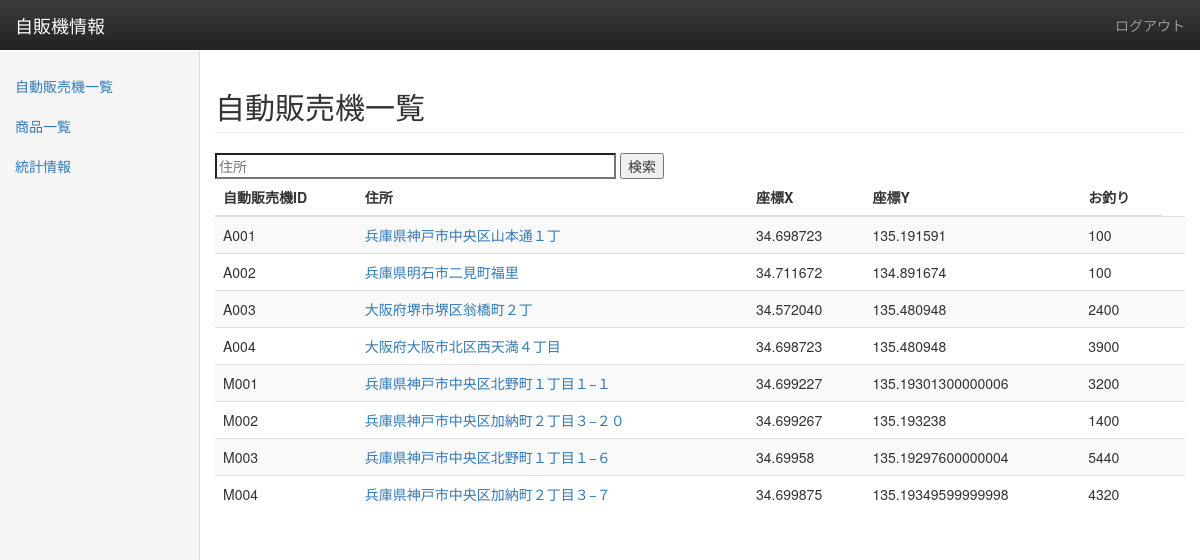
The app's page /jihanki/ (signed in) with its own data.
### jihanki/models.py (models this page shows, shortened)
class Jihanki(models.Model):
    jihanki_id = models.CharField('自動販売機ID', max_length=255, primary_key=True)
    address = models.CharField('住所', max_length=255)
    coordinate_X = models.CharField('座標X', max_length=255)
    coordinate_Y = models.CharField('座標Y', max_length=255)
    change = models.IntegerField('お釣り', default=0)

### jihanki/views.py (the view)
@login_required
def jihanki_index(request):
    jihankis = Jihanki.objects.all()
    loading = Loading.objects.all()
    q_name = request.GET.get('jihanki_name')
    if q_name is not None:
        jihankis = Jihanki.objects.filter(address__contains=q_name)
    ntime = 0
    for j in jihankis:
        jid = j.jihanki_id
        if loading.filter(jihanki=jid).last() is not None:
            lastlo = loading.filter(jihanki=jid).last()
            j.change = lastlo.earnings
            ntime = lastlo.created_time
            j.save()
    for j in jihankis:
        if Earnings.objects.filter(jihanki=j.jihanki_id).last() is not None:
            ea = Earnings.objects.filter(jihanki=j.jihanki_id).last()
            if ea.created_time > ntime:
                j.change = ea.earnings
                j.save()
    context = {'jihankis': jihankis, 'jid': jid}
    return TemplateResponse(request, 'jihanki/jihanki_index.html', context=context)

### jihanki/templates/jihanki/jihanki_index.html
{% extends 'base.html' %}
{% block contents %}
    <div class="col-sm-9 col-sm-offset-3 col-md-10 col-md-offset-2 main">
        <h2 class="page-header">自動販売機一覧</h2>
        <form method="GET" action="" name="filter">
            <input type="search" id="filter_name" name="jihanki_name" size="50" placeholder="住所">
            <button id="filter">検索</button>
        </form>
        <div class="table-responsive">
            <table class="table table-striped">
                <thead>
                <tr>
                    <th>自動販売機ID</th>
                    <th>住所</th>
                    <th>座標X</th>
                    <th>座標Y</th>
                    <th>お釣り</th>
                </tr>
                </thead>
                <tbody>
                {% for jihanki in jihankis %}
                    <tr>
                        <td>{{ jihanki.jihanki_id }}</td>
                        <td><a href="{% url 'jihankiproduct_index' jihanki.jihanki_id %}">{{ jihanki.address }}</a></td>
                        <td>{{ jihanki.coordinate_X }}</td>
                        <td>{{ jihanki.coordinate_Y }}</td>
                        <td>{{ jihanki.change }}</td>
                        <td>
                        </td>
                    </tr>
                {% endfor %}
                </tbody>
            </table>
        </div>
    </div>
{% endblock %}

### jihanki/templates/base.html (shortened to what this page needs)
<!DOCTYPE html>
<html lang="ja">
<head>
    <link rel="stylesheet" href="https://maxcdn.bootstrapcdn.com/bootstrap/3.3.7/css/bootstrap.min.css">
    <link rel="stylesheet" href="https://maxcdn.bootstrapcdn.com/bootstrap/3.3.7/css/bootstrap-theme.min.css">
</head>
<body>
    <nav class="navbar navbar-inverse navbar-fixed-top">
        <div class="container-fluid">
            <div class="navbar-header">
                <a class="navbar-brand" href="">自販機情報</a>
            </div>
            {% if user.is_authenticated %}
              <div id="navbar" class="navbar-collapse collapse">
              <ul class="nav navbar-nav navbar-right">
                <li><a href="{% url 'logout' %}">ログアウト</a></li>
              </ul>
            </div>
            {% endif %}
        </div>
    </nav>
    <div class="container-fluid">
        <div class="row">
            <div class="col-sm-3 col-md-2 sidebar">
                {% if user.is_authenticated %}
                <ul class="nav nav-sidebar">
                    <li><a href="{% url 'jihanki_index' %}">自動販売機一覧</a></li>
                    <li><a href="{% url 'product_index' %}">商品一覧</a></li>
                    <li><a href="{% url 'toukei_index' %}">統計情報</a></li>
                </ul>
                {% endif %}
            </div>
            {% block contents %}{% endblock %}
        </div>
    </div>
</body>
</html>

### jihanki/templates/base.html (style rules this page uses)
body { padding-top: 50px; }
.navbar-fixed-top { border: 0; }
.sidebar { position: fixed; display: block; top: 51px; bottom: 0; left: 0; z-index: 1000; padding: 15px; overflow-x: hidden; overflow-y: auto; background-color: #f5f5f5; border-right: 1px solid #ddd; }
.nav-sidebar { margin-right: -15px; margin-left: -15px; }

### records on screen
Jihanki: jihanki_id "A001", address "兵庫県神戸市中央区山本通１丁", coordinate_X "34.698723", coordinate_Y "135.191591", change "100"
Jihanki: jihanki_id "A002", address "兵庫県明石市二見町福里", coordinate_X "34.711672", coordinate_Y "134.891674", change "100"
Jihanki: jihanki_id "A003", address "大阪府堺市堺区翁橋町２丁", coordinate_X "34.572040", coordinate_Y "135.480948", change "2400"
Jihanki: jihanki_id "A004", address "大阪府大阪市北区西天満４丁目", coordinate_X "34.698723", coordinate_Y "135.480948", change "3900"
Jihanki: jihanki_id "M001", address "兵庫県神戸市中央区北野町１丁目１−１", coordinate_X "34.699227", coordinate_Y "135.19301300000006", change "3200"
Jihanki: jihanki_id "M002", address "兵庫県神戸市中央区加納町２丁目３−２０", coordinate_X "34.699267", coordinate_Y "135.193238", change "1400"
Jihanki: jihanki_id "M003", address "兵庫県神戸市中央区北野町１丁目１−６", coordinate_X "34.69958", coordinate_Y "135.19297600000004", change "5440"
Jihanki: jihanki_id "M004", address "兵庫県神戸市中央区加納町２丁目３−７", coordinate_X "34.699875", coordinate_Y "135.19349599999998", change "4320"
